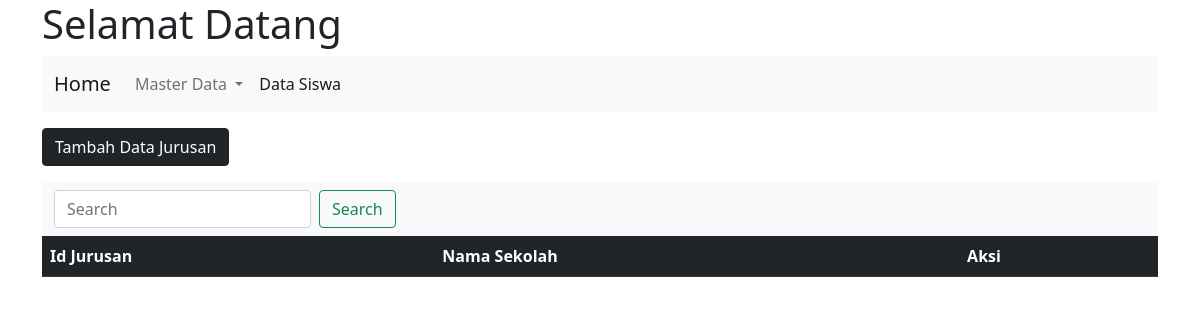
Page /sekolah/sekolah.php on the earlier database version.
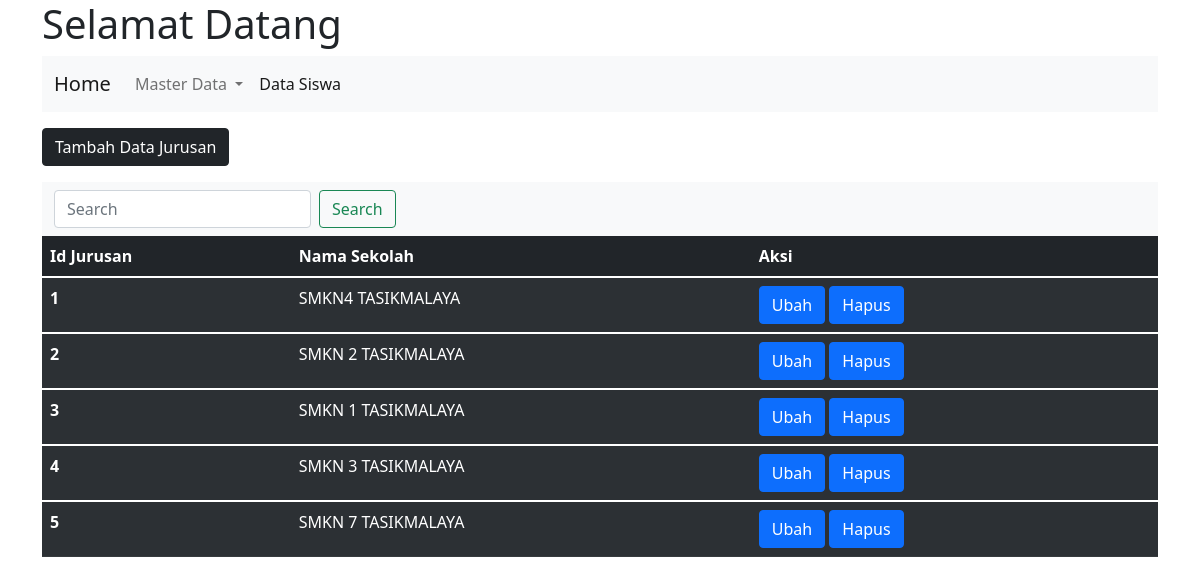
Same page on the later database version.
### tables this page shows
CREATE TABLE `sekolah` (
  `id_sekolah` int(11) NOT NULL,
  `nama_sekolah` varchar(50) NOT NULL
);

### function/function_sekolah.php (called while the page is built, shortened)
<?php require "../koneksi.php";
    function query($query){
        global $db;
        $result=mysqli_query($db,$query);
        $rows =[];
            while($row = mysqli_fetch_assoc($result)){
                $rows[] =$row;
           }
           return $rows;
    }
?>

### sekolah/sekolah.php (the view, shortened to what this page needs)
<?php
require "../koneksi.php";
require "../function/function_sekolah.php";
$sekolah=query("SELECT*FROM sekolah");
?>
<!doctype html>
<html lang="en">
  <head>
    <link href="../asset/css/bootstrap.min.css" rel="stylesheet">
  </head>
  <body>
    <div class="container">
  <h1>Selamat Datang</h1>
    <nav class="navbar navbar-expand-lg navbar-light bg-light">
  <div class="container-fluid">
    <a class="navbar-brand" href="../index.php">Home</a>
    <div class="collapse navbar-collapse" id="navbarNavDropdown">
      <ul class="navbar-nav">
        <li class="nav-item dropdown">
          <a class="nav-link dropdown-toggle" href="#" id="navbarDropdownMenuLink" role="button" data-bs-toggle="dropdown" aria-expanded="false">
            Master Data
          </a>
          <li class="nav-item">
          <a class="nav-link active" href="../siswa/siswa.php">Data Siswa</a>
        </li>
        </li>
      </ul>
    </div>
  </div>
</nav>
<a class="btn mt-3 mb-3  btn-dark" href="tambah_sekolah.php" role="button">Tambah Data Jurusan</a>
<nav class="navbar navbar-light bg-light">
  <div class="container-fluid">
    <form class="d-flex" action="" method="post">
      <input class="form-control me-2" type="text" name="keyword" placeholder="Search" aria-label="Search">
      <button class="btn btn-outline-success" type="submit" name="cari">Search</button>
    </form>
  </div>
</nav>
<table  class="table table-dark table-striped">
  <thead>
      <?php $i = 1; ?>
    <tr class="table-dark">
      <th scope="col">Id Jurusan</th>
      <th scope="col">Nama Sekolah</th>
      <th scope="col">Aksi</th>
    </tr>
  </thead>
  <?php foreach ($sekolah as $s): ?>
  <tbody>
    <tr>
      <th scope="row"><?php echo $i; ?></th>
      <td><?= $s ["nama_sekolah"]; ?></td>
        <td><a class="btn btn-primary" href="ubah_sekolah.php?id=<?=$s["id_sekolah"];?>" role="button">Ubah</a>
            <a class="btn btn-primary" href="hapus_sekolah.php?id=<?=$s["id_sekolah"];?>" role="button">Hapus</a></td>
  </tbody>
    <?php $i++; ?>
    <?php endforeach;?>
</table>
</div>
  </body>
</html>

Differences in the rows shown:
added sekolah: nama_sekolah "SMKN4 TASIKMALAYA"
added sekolah: nama_sekolah "SMKN 2 TASIKMALAYA"
added sekolah: nama_sekolah "SMKN 1 TASIKMALAYA"
added sekolah: nama_sekolah "SMKN 3 TASIKMALAYA"
added sekolah: nama_sekolah "SMKN 7 TASIKMALAYA"
